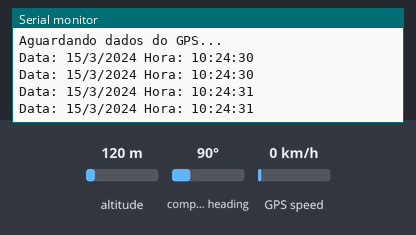
Bench run of a sketch on a simulated ESP32. On the bench: the last lines printed to the serial monitor. The inputs (shaded band) are chosen by the test bench; at power-on: altitude 120 m, GPS speed 0 km/h, compass heading 90°. The GPS gets a fix after 3 s at 37.7749, -122.4194 with 8 satellites.

Above: at 1.2 s.
1.3 s: altitude set to 20 m
At 2.8 s:
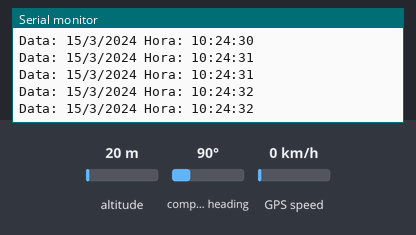
4.5 s: GPS speed set to 2 km/h
At 5.8 s:
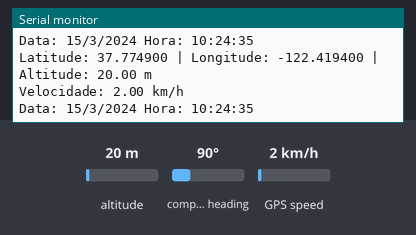
6.0 s: altitude set to 250 m
At 6.8 s:
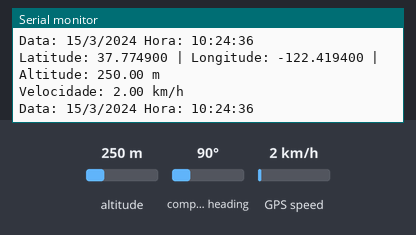
Timing chart, 0 to 9.0 s (numbered marks = the images above; inputs shaded):
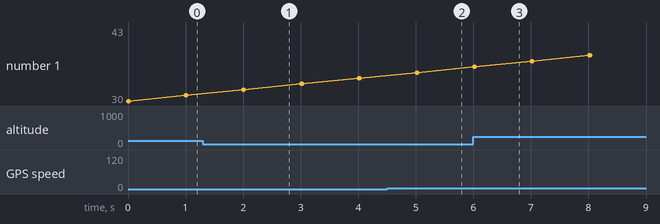

The sketch:

TesteGPS.ino
```cpp
#include <TinyGPS++.h>
#include <HardwareSerial.h>

// Cria uma instância do objeto TinyGPS++
TinyGPSPlus gps;

// Configura a porta serial para o GPS
HardwareSerial SerialGPS(1); // Usando a Serial 1 do ESP32

void setup() {
  // Inicia a comunicação serial com o computador
  Serial.begin(115200);

  // Inicia a comunicação serial com o GPS
  SerialGPS.begin(9600, SERIAL_8N1, 16, 17); // RX, TX

  Serial.println("Aguardando dados do GPS...");
}

void loop() {
  // Verifica se há dados disponíveis no GPS
  while (SerialGPS.available() > 0) {
    gps.encode(SerialGPS.read());

    // Se temos uma nova localização, exibe os dados
    if (gps.location.isUpdated()) {
      Serial.print("Latitude: ");
      Serial.print(gps.location.lat(), 6); // 6 casas decimais
      Serial.print(" | Longitude: ");
      Serial.print(gps.location.lng(), 6); // 6 casas decimais
      Serial.print(" | Altitude: ");
      Serial.print(gps.altitude.meters());
      Serial.println(" m");
    }

    // Exibe a velocidade, se disponível
    if (gps.speed.isUpdated()) {
      Serial.print("Velocidade: ");
      Serial.print(gps.speed.kmph());
      Serial.println(" km/h");
    }

    // Exibe a data e hora, se disponível
    if (gps.date.isUpdated() && gps.time.isUpdated()) {
      Serial.print("Data: ");
      Serial.print(gps.date.day());
      Serial.print("/");
      Serial.print(gps.date.month());
      Serial.print("/");
      Serial.print(gps.date.year());
      Serial.print(" Hora: ");
      Serial.print(gps.time.hour());
      Serial.print(":");
      Serial.print(gps.time.minute());
      Serial.print(":");
      Serial.print(gps.time.second());
      Serial.println();
    }
  }
}
```

Measured:
- after the input at 4.5 s, the serial monitor: prints a new line after 0.51 s (image 2)
- after the input at 6.0 s, the serial monitor: prints a new line at once (image 3)
